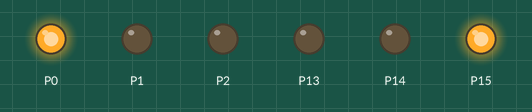
This program was run on a simulated BBC micro:bit (MakeCode). Shown: output pins drawn as LEDs (lit = HIGH).

Above: at 3.0 s.
At 8.0 s:
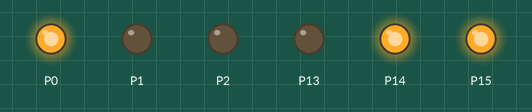
At 13.0 s:
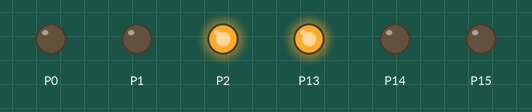
At 18.0 s:
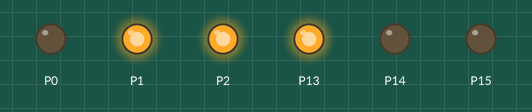
Timing chart, 0 to 26.0 s (numbered marks = the images above):
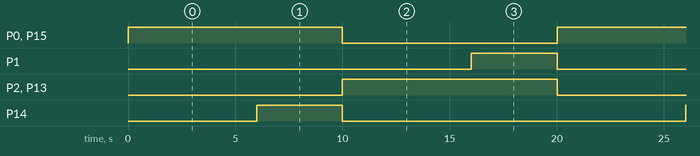

Measured:
- by itself, P0, P2, P13, P15: alternates HIGH for 10.0 s and LOW for 10.0 s
- by itself, P1, P14: alternates HIGH for 4.0 s and LOW for 16.0 s
- by itself, everything shown: repeats every 20.0 s, in 4 steps

The program:

main.ts
```typescript
basic.forever(function () {
    pins.digitalWritePin(DigitalPin.P1, 0)
    pins.digitalWritePin(DigitalPin.P2, 0)
    pins.digitalWritePin(DigitalPin.P0, 1)
    pins.digitalWritePin(DigitalPin.P15, 1)
    pins.digitalWritePin(DigitalPin.P13, 0)
    basic.pause(6000)
    pins.digitalWritePin(DigitalPin.P14, 1)
    basic.pause(4000)
    pins.digitalWritePin(DigitalPin.P0, 0)
    pins.digitalWritePin(DigitalPin.P2, 1)
    pins.digitalWritePin(DigitalPin.P14, 0)
    pins.digitalWritePin(DigitalPin.P15, 0)
    pins.digitalWritePin(DigitalPin.P13, 1)
    basic.pause(6000)
    pins.digitalWritePin(DigitalPin.P1, 1)
    basic.pause(4000)
})
```

test.ts
```typescript
// i test vanno qui; questi non saranno compilati quando questo pacchetto viene usato come estensione.
```
